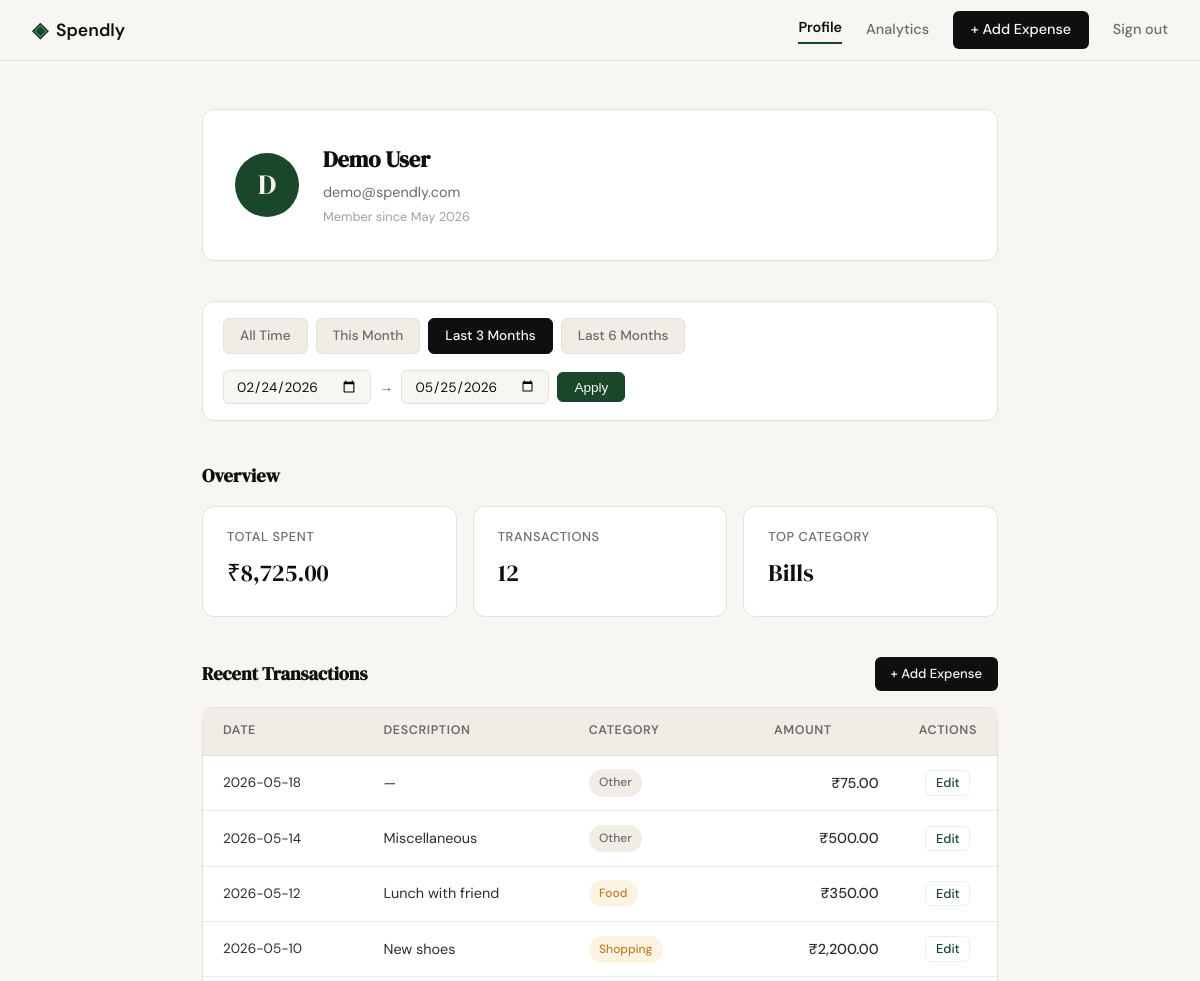
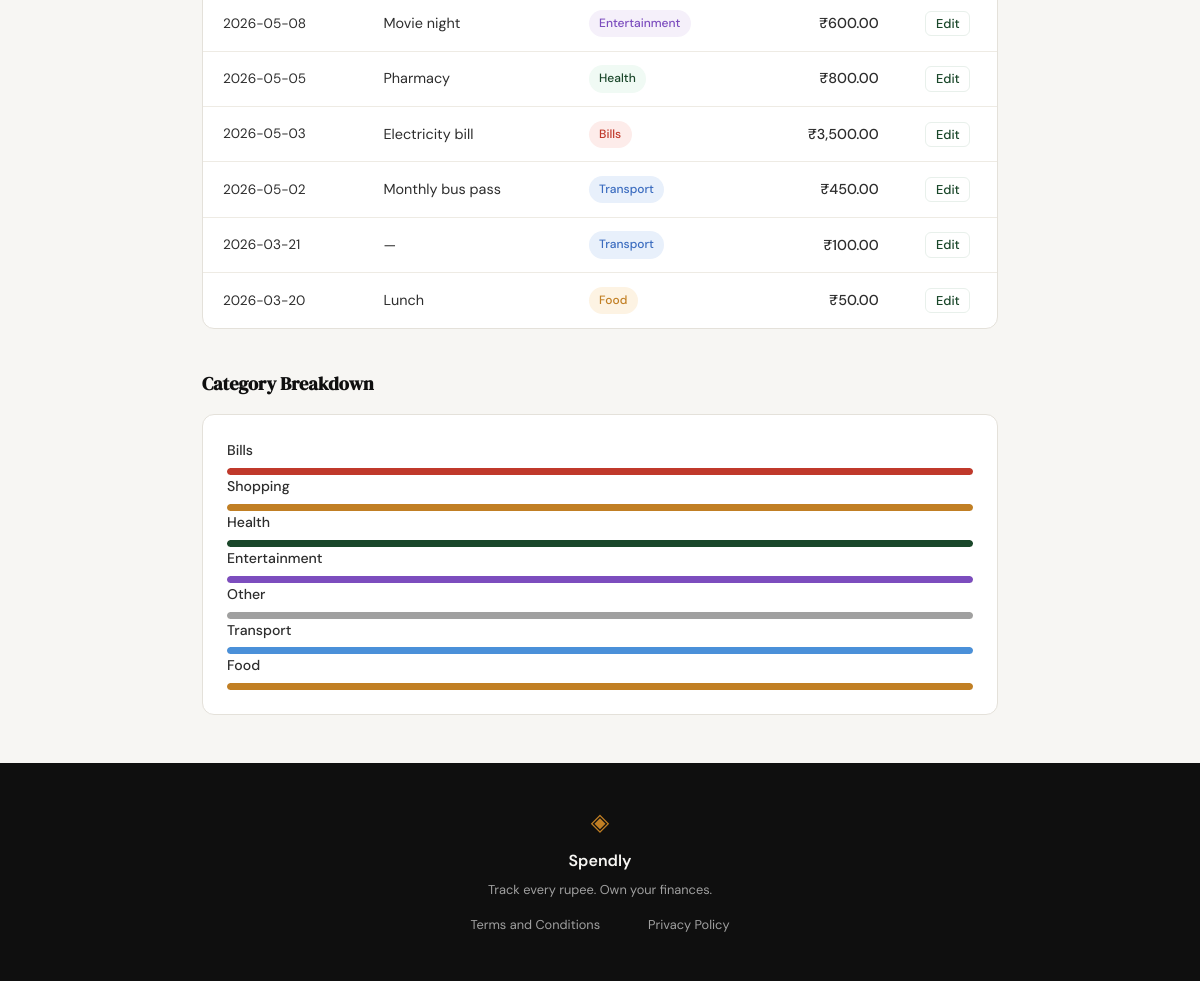
Page /profile?date_from=2026-02-24&date_to=2026-05-25 (signed in) on the committed database (2 pictures, top to bottom).
### tables this page shows
CREATE TABLE users (
            id            INTEGER PRIMARY KEY AUTOINCREMENT,
            name          TEXT    NOT NULL,
            email         TEXT    NOT NULL UNIQUE,
            password_hash TEXT    NOT NULL,
            created_at    TEXT    DEFAULT (datetime('now'))
        );

CREATE TABLE expenses (
            id          INTEGER PRIMARY KEY AUTOINCREMENT,
            user_id     INTEGER NOT NULL REFERENCES users(id),
            amount      REAL    NOT NULL,
            category    TEXT    NOT NULL,
            date        TEXT    NOT NULL,
            description TEXT,
            created_at  TEXT    DEFAULT (datetime('now'))
        );

### app.py (the view)
@app.route("/profile")
def profile():
    if not session.get("user_id"):
        return redirect(url_for("login"))
    user = get_user_by_id(session["user_id"])
    if user is None:
        session.clear()
        return redirect(url_for("login"))
    def parse_date(value):
        try:
            datetime.strptime(value, "%Y-%m-%d")
            return value
        except (ValueError, TypeError):
            return None
    date_from = parse_date(request.args.get("date_from", ""))
    date_to   = parse_date(request.args.get("date_to", ""))
    if date_from and date_to and date_from > date_to:
        flash("Start date must be before end date.")
        date_from = date_to = None
    today      = date.today()
    first_of_month = today.replace(day=1)
    presets = {
        "this_month":   (first_of_month.strftime("%Y-%m-%d"),
                         today.strftime("%Y-%m-%d")),
        "last_3_months":(( today - timedelta(days=90)).strftime("%Y-%m-%d"),
                         today.strftime("%Y-%m-%d")),
        "last_6_months":(( today - timedelta(days=180)).strftime("%Y-%m-%d"),
                         today.strftime("%Y-%m-%d")),
        "all_time":     (None, None),
    }
    active_preset = "all_time"
    if date_from and date_to:
        active_preset = "custom"
        for key, (pf, pt) in presets.items():
            if key != "all_time" and date_from == pf and date_to == pt:
                active_preset = key
                break
    uid          = session["user_id"]
    stats        = get_summary_stats(uid, date_from, date_to)
    transactions = get_recent_transactions(uid, limit=10,
                                           date_from=date_from,
                                           date_to=date_to)
    categories   = get_category_breakdown(uid, date_from, date_to)
    return render_template("profile.html",
        user          = user,
        stats         = stats,
        transactions  = transactions,
        categories    = categories,
        date_from     = date_from or "",
        date_to       = date_to   or "",
        presets       = presets,
        active_preset = active_preset,
    )

### database/db.py (called while the page is built)
def get_db():
    conn = sqlite3.connect(DB_PATH)
    conn.row_factory = sqlite3.Row
    conn.execute("PRAGMA foreign_keys = ON")
    return conn

### database/queries.py (called while the page is built)
def get_user_by_id(user_id):
    conn = get_db()
    row = conn.execute(
        "SELECT name, email, created_at FROM users WHERE id = ?",
        (user_id,)
    ).fetchone()
    conn.close()
    if row is None:
        return None
    try:
        dt           = datetime.strptime(row["created_at"][:10], "%Y-%m-%d")
        member_since = dt.strftime("%B %Y")
    except (ValueError, TypeError):
        member_since = "Unknown"
    return {
        "name":         row["name"],
        "email":        row["email"],
        "member_since": member_since,
    }

def get_recent_transactions(user_id, limit=10, date_from=None, date_to=None):
    conn   = get_db()
    params = [user_id]
    where  = "WHERE user_id = ?"
    if date_from and date_to:
        where  += " AND date BETWEEN ? AND ?"
        params += [date_from, date_to]
    params.append(limit)
    rows = conn.execute(
        f"""
        SELECT id, date, description, category, amount
        FROM expenses {where}
        ORDER BY date DESC, created_at DESC
        LIMIT ?
        """,
        params
    ).fetchall()
    conn.close()
    return [
        {
            "id":          row["id"],
            "date":        row["date"],
            "description": row["description"] or "—",
            "category":    row["category"],
            "amount":      f"₹{row['amount']:,.2f}",
        }
        for row in rows
    ]

### templates/profile.html (shortened to what this page needs)
{% extends "base.html" %}
{% block content %}
<div class="profile-page">
    <section class="profile-header">
        <div class="profile-card">
            <div class="profile-avatar">
                {{ user.name[0] | upper }}
            </div>
            <div class="profile-info">
                <h1 class="profile-name">{{ user.name }}</h1>
                <p class="profile-email">{{ user.email }}</p>
                <p class="profile-since">Member since {{ user.member_since }}</p>
            </div>
        </div>
    </section>
    <section class="profile-section">
        <div class="filter-bar">
            <div class="filter-presets">
                <a href="{{ url_for('profile') }}"
                   class="filter-btn {% if active_preset == 'all_time' %}active{% endif %}">
                    All Time
                </a>
                <a href="{{ url_for('profile', date_from=presets.this_month[0], date_to=presets.this_month[1]) }}"
                   class="filter-btn {% if active_preset == 'this_month' %}active{% endif %}">
                    This Month
                </a>
                <a href="{{ url_for('profile', date_from=presets.last_3_months[0], date_to=presets.last_3_months[1]) }}"
                   class="filter-btn {% if active_preset == 'last_3_months' %}active{% endif %}">
                    Last 3 Months
                </a>
                <a href="{{ url_for('profile', date_from=presets.last_6_months[0], date_to=presets.last_6_months[1]) }}"
                   class="filter-btn {% if active_preset == 'last_6_months' %}active{% endif %}">
                    Last 6 Months
                </a>
            </div>
            <form class="filter-custom" method="GET"
                  action="{{ url_for('profile') }}">
                <input type="date" name="date_from"
                       class="form-input filter-date"
                       value="{{ date_from }}"
                       placeholder="From">
                <span class="filter-sep">→</span>
                <input type="date" name="date_to"
                       class="form-input filter-date"
                       value="{{ date_to }}"
                       placeholder="To">
                <button type="submit" class="filter-btn filter-apply">
                    Apply
                </button>
            </form>
        </div>
    </section>
    <section class="profile-section">
        <h2 class="section-title">Overview</h2>
        <div class="stats-row">
            <div class="stat-card">
                <p class="stat-label">Total Spent</p>
                <p class="stat-value">{{ stats.total_spent }}</p>
            </div>
            <div class="stat-card">
                <p class="stat-label">Transactions</p>
                <p class="stat-value">{{ stats.transaction_count }}</p>
            </div>
            <div class="stat-card">
                <p class="stat-label">Top Category</p>
                <p class="stat-value">{{ stats.top_category }}</p>
            </div>
        </div>
    </section>
    <section class="profile-section">
        <div class="section-header">
            <h2 class="section-title">Recent Transactions</h2>
            <a href="{{ url_for('add_expense') }}" class="btn-primary btn-sm">
                + Add Expense
            </a>
        </div>
        <div class="tx-table-wrapper">
            <table class="tx-table">
                <thead>
                    <tr>
                        <th>Date</th>
                        <th>Description</th>
                        <th>Category</th>
                        <th class="tx-amount-col">Amount</th>
                        <th class="tx-actions-col">Actions</th>
                    </tr>
                </thead>
                <tbody>
                    {% for tx in transactions %}
                    <tr>
                        <td class="tx-date">{{ tx.date }}</td>
                        <td class="tx-desc">{{ tx.description }}</td>
                        <td>
                            <span class="category-badge category-{{ tx.category | lower }}">
                                {{ tx.category }}
                            </span>
                        </td>
                        <td class="tx-amount">{{ tx.amount }}</td>
                        <td class="tx-actions">
                            <a href="{{ url_for('edit_expense', id=tx.id) }}"
                               class="tx-edit-link">Edit</a>
                        </td>
                    </tr>
                    {% endfor %}
                </tbody>
            </table>
        </div>
    </section>
    <section class="profile-section">
        <h2 class="section-title">Category Breakdown</h2>
        <div class="category-breakdown">
            {% for cat in categories %}
            <div class="breakdown-row">
                <div class="breakdown-meta">
                    <span class="breakdown-name">{{ cat.name }}</span>
                </div>
                <div class="breakdown-bar-track">
                   <div class="breakdown-bar-fill category-fill-{{ cat.name | lower }}"
                     data-width="{{ cat.percentage }}">
                </div>
            </div>
            {% endfor %}
        </div>
    </section>
</div>
{% endblock %}

### rows in the picture
users: name "D", name "Demo User", email "demo@spendly.com"
expenses: top_category "Bills", date "2026-05-03", description "Electricity bill", category "Bills", amount "₹3,500.00"
expenses: date "2026-05-18", description "—", category "Other", amount "₹75.00"
expenses: date "2026-05-14", description "Miscellaneous", category "Other", amount "₹500.00"
expenses: date "2026-05-12", description "Lunch with friend", category "Food", amount "₹350.00"
expenses: date "2026-05-10", description "New shoes", category "Shopping", amount "₹2,200.00"
expenses: date "2026-05-08", description "Movie night", category "Entertainment", amount "₹600.00"
expenses: date "2026-05-05", description "Pharmacy", category "Health", amount "₹800.00"
expenses: date "2026-05-02", description "Monthly bus pass", category "Transport", amount "₹450.00"
expenses: date "2026-03-21", description "—", category "Transport", amount "₹100.00"
expenses: date "2026-03-20", description "Lunch", category "Food", amount "₹50.00"

### other values in the picture
{{ user.member_since }} "May 2026"
{{ stats.total_spent }} "₹8,725.00"
{{ stats.transaction_count }} "12"
{{ cat.name }} "Bills" "Shopping" "Health" "Entertainment" "Other" "Transport" "Food"
